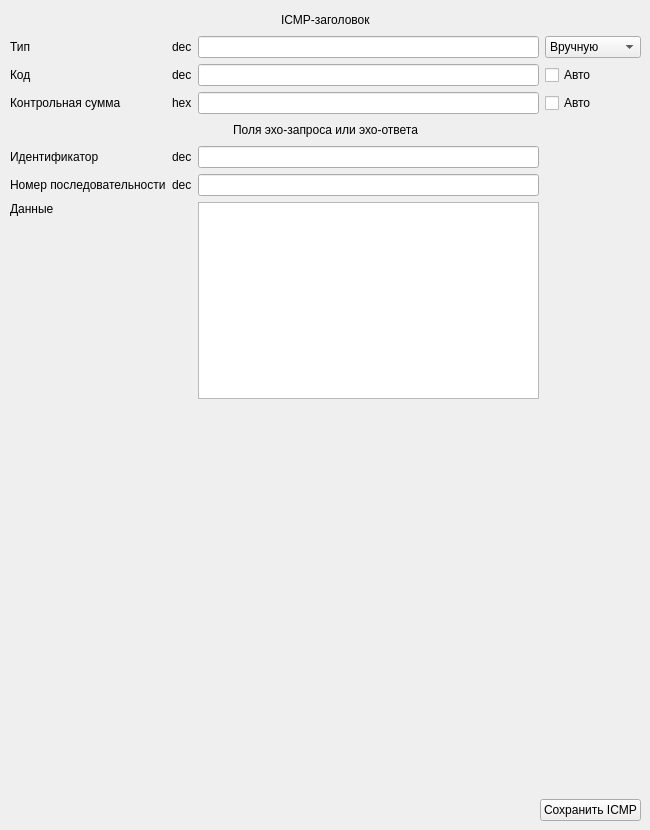
       <widget class="QWidget" name="tab_ICMP">
        <attribute name="title">
         <string>ICMP</string>
        </attribute>
        <widget class="QWidget" name="layoutWidget_4">
         <property name="geometry">
          <rect>
           <x>10</x>
           <y>10</y>
           <width>631</width>
           <height>811</height>
          </rect>
         </property>
         <layout class="QGridLayout" name="gridLayout_FieldsICMP">
          <item row="1" column="2">
           <widget class="QLineEdit" name="lineEdit_typeICMP"/>
          </item>
          <item row="2" column="0">
           <widget class="QLabel" name="label_67">
            <property name="text">
             <string>Код</string>
            </property>
           </widget>
          </item>
          <item row="3" column="2">
           <widget class="QLineEdit" name="lineEdit_checksumICMP"/>
          </item>
          <item row="10" column="0" colspan="4">
           <layout class="QHBoxLayout" name="horizontalLayout_7">
            <item>
             <spacer name="horizontalSpacer_5">
              <property name="orientation">
               <enum>Qt::Horizontal</enum>
              </property>
              <property name="sizeHint" stdset="0">
               <size>
                <width>40</width>
                <height>20</height>
               </size>
              </property>
             </spacer>
            </item>
            <item>
             <widget class="QPushButton" name="pushButton_saveICMP">
              <property name="text">
               <string>Сохранить ICMP</string>
              </property>
             </widget>
            </item>
           </layout>
          </item>
          <item row="7" column="2">
           <widget class="QPlainTextEdit" name="plainTextEdit_dataICMP"/>
          </item>
          <item row="6" column="1">
           <widget class="QLabel" name="label_76">
            <property name="text">
             <string>dec</string>
            </property>
           </widget>
          </item>
          <item row="3" column="0">
           <widget class="QLabel" name="label_60">
            <property name="text">
             <string>Контрольная сумма</string>
            </property>
           </widget>
          </item>
          <item row="2" column="2">
           <widget class="QLineEdit" name="lineEdit_codeICMP"/>
          </item>
          <item row="7" column="0">
           <widget class="QLabel" name="label_62">
            <property name="text">
             <string>Данные</string>
            </property>
            <property name="alignment">
             <set>Qt::AlignLeading|Qt::AlignLeft|Qt::AlignTop</set>
            </property>
           </widget>
          </item>
          <item row="1" column="0">
           <widget class="QLabel" name="label_63">
            <property name="text">
             <string>Тип</string>
            </property>
           </widget>
          </item>
          <item row="1" column="1">
           <widget class="QLabel" name="label_72">
            <property name="text">
             <string>dec</string>
            </property>
           </widget>
          </item>
          <item row="5" column="1">
           <widget class="QLabel" name="label_75">
            <property name="text">
             <string>dec</string>
            </property>
           </widget>
          </item>
          <item row="5" column="2">
           <widget class="QLineEdit" name="lineEdit_identifierICMP"/>
          </item>
          <item row="3" column="3">
           <widget class="QCheckBox" name="checkBox_autoChecksumICMP">
            <property name="text">
             <string>Авто</string>
            </property>
           </widget>
          </item>
          <item row="5" column="0">
           <widget class="QLabel" name="label_65">
            <property name="text">
             <string>Идентификатор</string>
            </property>
           </widget>
          </item>
          <item row="0" column="0" colspan="4">
           <layout class="QHBoxLayout" name="horizontalLayout_12">
            <item>
             <spacer name="horizontalSpacer_4">
              <property name="orientation">
               <enum>Qt::Horizontal</enum>
              </property>
              <property name="sizeHint" stdset="0">
               <size>
                <width>40</width>
                <height>20</height>
               </size>
              </property>
             </spacer>
            </item>
            <item>
             <widget class="QLabel" name="label_52">
              <property name="text">
               <string>ICMP-заголовок</string>
              </property>
             </widget>
            </item>
            <item>
             <spacer name="horizontalSpacer_8">
              <property name="orientation">
               <enum>Qt::Horizontal</enum>
              </property>
              <property name="sizeHint" stdset="0">
               <size>
                <width>40</width>
                <height>20</height>
               </size>
              </property>
             </spacer>
            </item>
           </layout>
          </item>
          <item row="4" column="0" colspan="4">
           <layout class="QHBoxLayout" name="horizontalLayout_13">
            <item>
             <spacer name="horizontalSpacer_9">
              <property name="orientation">
               <enum>Qt::Horizontal</enum>
              </property>
              <property name="sizeHint" stdset="0">
               <size>
                <width>40</width>
                <height>20</height>
               </size>
              </property>
             </spacer>
            </item>
            <item>
             <widget class="QLabel" name="label_53">
              <property name="text">
               <string>Поля эхо-запроса или эхо-ответа</string>
              </property>
             </widget>
            </item>
            <item>
             <spacer name="horizontalSpacer_10">
              <property name="orientation">
               <enum>Qt::Horizontal</enum>
              </property>
              <property name="sizeHint" stdset="0">
               <size>
                <width>40</width>
                <height>20</height>
               </size>
              </property>
             </spacer>
            </item>
           </layout>
          </item>
          <item row="6" column="0">
           <widget class="QLabel" name="label_61">
            <property name="text">
             <string>Номер последовательности</string>
            </property>
           </widget>
          </item>
          <item row="6" column="2">
           <widget class="QLineEdit" name="lineEdit_seqICMP"/>
          </item>
          <item row="1" column="3">
           <widget class="QComboBox" name="comboBox_typeICMP">
            <item>
             <property name="text">
              <string>Вручную</string>
             </property>
            </item>
            <item>
             <property name="text">
              <string>Эхо-запрос</string>
             </property>
            </item>
            <item>
             <property name="text">
              <string>Эхо-ответ</string>
             </property>
            </item>
           </widget>
          </item>
          <item row="8" column="0">
           <spacer name="verticalSpacer_3">
            <property name="orientation">
             <enum>Qt::Vertical</enum>
            </property>
            <property name="sizeHint" stdset="0">
             <size>
              <width>20</width>
              <height>40</height>
             </size>
            </property>
           </spacer>
          </item>
          <item row="3" column="1">
           <widget class="QLabel" name="label_74">
            <property name="text">
             <string>hex</string>
            </property>
           </widget>
          </item>
          <item row="2" column="3">
           <widget class="QCheckBox" name="checkBox_autoCodeICMP">
            <property name="text">
             <string>Авто</string>
            </property>
           </widget>
          </item>
          <item row="2" column="1">
           <widget class="QLabel" name="label_73">
            <property name="text">
             <string>dec</string>
            </property>
           </widget>
          </item>
          <item row="9" column="0">
           <spacer name="verticalSpacer_4">
            <property name="orientation">
             <enum>Qt::Vertical</enum>
            </property>
            <property name="sizeHint" stdset="0">
             <size>
              <width>20</width>
              <height>40</height>
             </size>
            </property>
           </spacer>
          </item>
         </layout>
        </widget>
       </widget>
